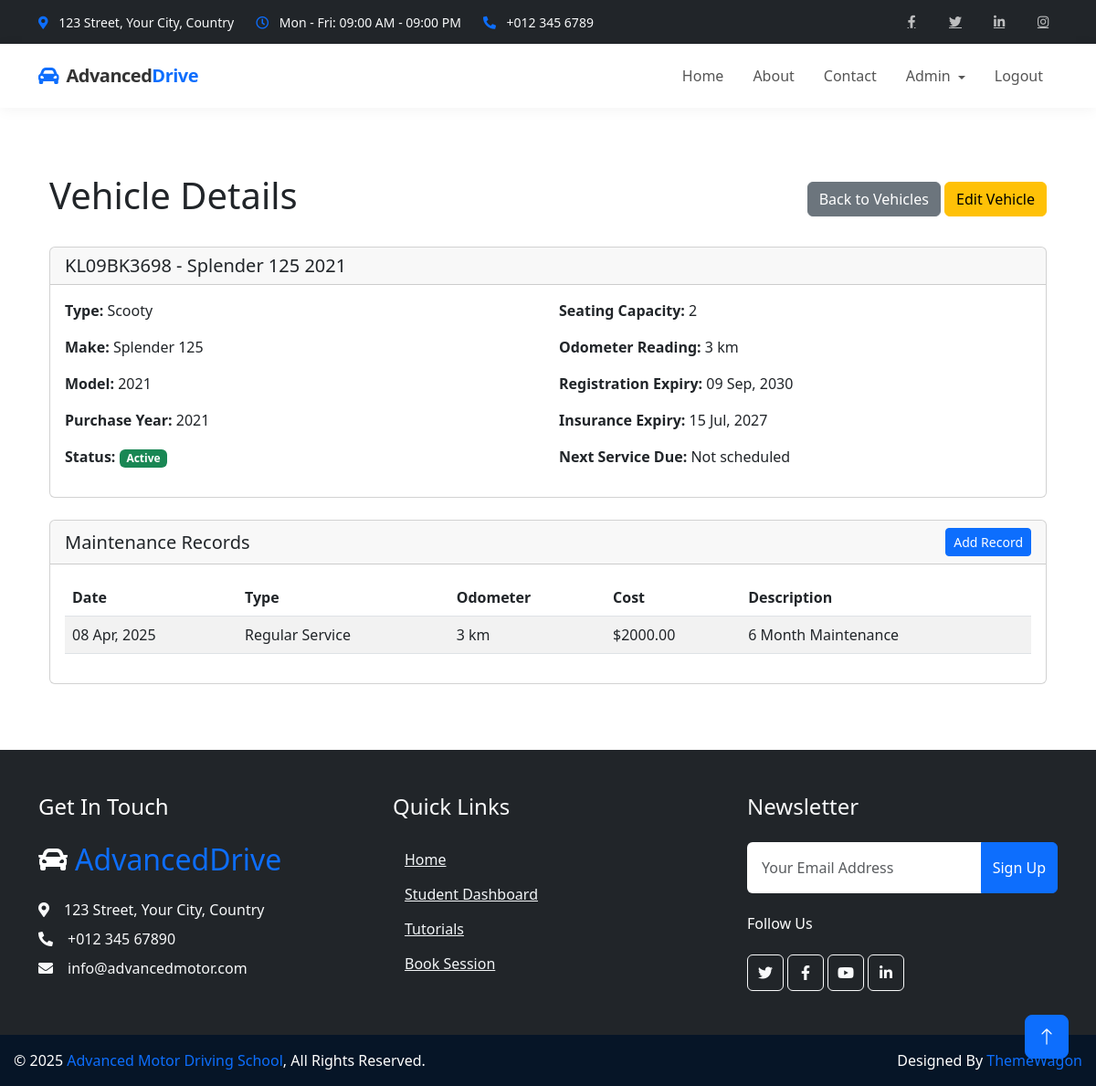
Page /admin-dashboard/vehicles/4/ (signed in) on the committed database.
### vehicles/models.py (models this page shows, shortened)
class Vehicle(models.Model):
    VEHICLE_TYPES = (
        ('CAR', 'Car'),
        ('SCOOTY', 'Scooty'),
        ('OTHER', 'Other')
    )
    vehicle_number = models.CharField(max_length=20, unique=True)
    make = models.CharField(max_length=50)
    model = models.CharField(max_length=100)
    vehicle_type = models.CharField(max_length=10, choices=VEHICLE_TYPES)
    purchased_year = models.PositiveIntegerField()
    registration_expiry = models.DateField(null=True, blank=True)
    insurance_expiry = models.DateField(null=True, blank=True)
    seating_capacity = models.PositiveIntegerField(default=2)
    last_service_date = models.DateField(null=True, blank=True)
    next_service_due = models.DateField(null=True, blank=True)
    odometer_reading = models.PositiveIntegerField(default=0)
    is_active = models.BooleanField(default=True)
    created_at = models.DateTimeField(auto_now_add=True)
    updated_at = models.DateTimeField(auto_now=True)
    def is_maintenance_due(self):
        if not self.next_service_due:
            return False
        return self.next_service_due <= timezone.now().date()
    def days_to_maintenance(self):
        if not self.next_service_due:
            return None
        delta = self.next_service_due - timezone.now().date()
        return delta.days
    def get_current_trainer(self):
        last_assignment = self.assignment_history.filter(returned_date__isnull=True).order_by('-assigned_date').first()
        return last_assignment.trainer if last_assignment else None

class MaintenanceRecord(models.Model):
    MAINTENANCE_TYPES = (
        ('REGULAR', 'Regular Service'),
        ('REPAIR', 'Repair'),
        ('INSPECTION', 'Inspection'),
        ('OTHER', 'Other')
    )
    vehicle = models.ForeignKey(
        Vehicle,
        on_delete=models.CASCADE,
        related_name='maintenance_records'
    )
    maintenance_date = models.DateField()
    maintenance_type = models.CharField(max_length=20, choices=MAINTENANCE_TYPES)
    description = models.TextField()
    cost = models.DecimalField(max_digits=10, decimal_places=2)
    odometer_reading = models.PositiveIntegerField()
    performed_by = models.CharField(max_length=100)
    next_service_due_date = models.DateField(null=True, blank=True)
    next_service_due_km = models.PositiveIntegerField(null=True, blank=True)
    notes = models.TextField(blank=True, null=True)
    created_at = models.DateTimeField(auto_now_add=True)

### admins/views.py (the view)
# urls.py: path('vehicles/<int:vehicle_id>/', views.vehicle_detail, name='vehicle_detail'),
@login_required
def vehicle_detail(request, vehicle_id):
    if not hasattr(request.user, 'admin'):
        messages.error(request, "You don't have permission to access this page.")
        return redirect('home')
    vehicle = get_object_or_404(Vehicle, id=vehicle_id)
    maintenance_records = vehicle.maintenance_records.all().order_by('-maintenance_date')
    assignment_history = vehicle.assignment_history.all().order_by('-assigned_date')
    current_trainer = vehicle.get_current_trainer()
    context = {
        'vehicle': vehicle,
        'maintenance_records': maintenance_records,
        'assignment_history': assignment_history,
        'current_trainer': current_trainer,
        'is_maintenance_due': vehicle.is_maintenance_due(),
        'days_to_maintenance': vehicle.days_to_maintenance(),
    }
    return render(request, 'admins/vehicle_detail.html', context)

### admins/templates/admins/vehicle_detail.html (shortened to what this page needs)
{% extends 'base.html' %}
{% block content %}
<div class="container mt-4">
    <div class="d-flex justify-content-between align-items-center">
        <h1>Vehicle Details</h1>
        <div>
            <a href="{% url 'admins:manage_vehicles' %}" class="btn btn-secondary">Back to Vehicles</a>
            <a href="{% url 'admins:edit_vehicle' vehicle.id %}" class="btn btn-warning">Edit Vehicle</a>
        </div>
    </div>
    <div class="row mt-4">
        <div class="col-md-12">
            <div class="card mb-4">
                <div class="card-header">
                    <h5 class="card-title mb-0">{{ vehicle.vehicle_number }} - {{ vehicle.make }} {{ vehicle.model }}</h5>
                </div>
                <div class="card-body">
                    <div class="row">
                        <div class="col-md-6">
                            <p><strong>Type:</strong> {{ vehicle.get_vehicle_type_display }}</p>
                            <p><strong>Make:</strong> {{ vehicle.make }}</p>
                            <p><strong>Model:</strong> {{ vehicle.model }}</p>
                            <p><strong>Purchase Year:</strong> {{ vehicle.purchased_year }}</p>
                            <p><strong>Status:</strong>
                                {% if vehicle.is_active %}
                                <span class="badge bg-success">Active</span>
                                {% else %}
                                <span class="badge bg-danger">Inactive</span>
                                {% endif %}
                            </p>
                        </div>
                        <div class="col-md-6">
                            <p><strong>Seating Capacity:</strong> {{ vehicle.seating_capacity|default:"Not specified" }}</p>
                            <p><strong>Odometer Reading:</strong> {{ vehicle.odometer_reading|default:0 }} km</p>
                            <p><strong>Registration Expiry:</strong>
                                {% if vehicle.registration_expiry %}
                                {{ vehicle.registration_expiry|date:"d M, Y" }}
                                {% else %}
                                Not specified
                                {% endif %}
                            </p>
                            <p><strong>Insurance Expiry:</strong>
                                {% if vehicle.insurance_expiry %}
                                {{ vehicle.insurance_expiry|date:"d M, Y" }}
                                {% else %}
                                Not specified
                                {% endif %}
                            </p>
                            <p><strong>Next Service Due:</strong>
                                {% if vehicle.next_service_due %}
                                {% if is_maintenance_due %}
                                <span class="badge bg-danger">Overdue</span>
                                {% elif days_to_maintenance <= 7 %}
                                <span class="badge bg-warning">Due soon ({{ days_to_maintenance }} days)</span>
                                {% else %}
                                {{ vehicle.next_service_due|date:"d M, Y" }}
                                {% endif %}
                                {% else %}
                                Not scheduled
                                {% endif %}
                            </p>
                        </div>
                    </div>
                </div>
            </div>
            <div class="card mb-4">
                <div class="card-header d-flex justify-content-between align-items-center">
                    <h5 class="card-title mb-0">Maintenance Records</h5>
                    <a href="{% url 'admins:add_maintenance_record' vehicle.id %}" class="btn btn-sm btn-primary">Add Record</a>
                </div>
                <div class="card-body">
                    <div class="table-responsive">
                        <table class="table table-striped">
                            <thead>
                                <tr>
                                    <th>Date</th>
                                    <th>Type</th>
                                    <th>Odometer</th>
                                    <th>Cost</th>
                                    <th>Description</th>
                                </tr>
                            </thead>
                            <tbody>
                                {% for record in maintenance_records %}
                                <tr>
                                    <td>{{ record.maintenance_date|date:"d M, Y" }}</td>
                                    <td>{{ record.get_maintenance_type_display }}</td>
                                    <td>{{ record.odometer_reading }} km</td>
                                    <td>${{ record.cost|floatformat:2 }}</td>
                                    <td>{{ record.description|truncatechars:50 }}</td>
                                </tr>
                                {% empty %}
                                <tr>
                                    <td colspan="5" class="text-center">No maintenance records found.</td>
                                </tr>
                                {% endfor %}
                            </tbody>
                        </table>
                    </div>
                </div>
            </div>
        </div>
    </div>
</div>
{% endblock %}

### static/css/style.css (style rules this page uses)
:root { --primary: #F3BD00; --secondary: #757575; --light: #F3F6F8; --dark: #0C2B4B; }
.btn { font-weight: 500; transition: .5s; }
.btn.btn-primary, .btn.btn-outline-primary:hover { color: #FFFFFF; }

### templates/base.html (style rules this page uses)
html, body { height: 100%; margin: 0; padding: 0; display: flex; flex-direction: column; }

### rows in the picture
Vehicle: vehicle_number "KL09BK3698", make "Splender 125", model "2021", vehicle_type "Scooty", purchased_year "2021", seating_capacity "2", odometer_reading "3", registration_expiry "09 Sep, 2030", insurance_expiry "15 Jul, 2027"
MaintenanceRecord: maintenance_date "08 Apr, 2025", maintenance_type "Regular Service", odometer_reading "3", cost "2000.00", description "6 Month Maintenance"
